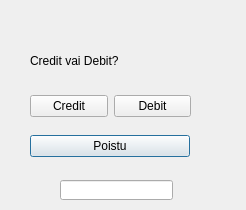
<?xml version="1.0" encoding="UTF-8"?>
<ui version="4.0">
 <class>DLLDebitOrCredit</class>
 <widget class="QDialog" name="DLLDebitOrCredit">
  <property name="geometry">
   <rect>
    <x>0</x>
    <y>0</y>
    <width>246</width>
    <height>210</height>
   </rect>
  </property>
  <property name="windowTitle">
   <string>Dialog</string>
  </property>
  <widget class="QWidget" name="verticalLayoutWidget_2">
   <property name="geometry">
    <rect>
     <x>30</x>
     <y>131</y>
     <width>160</width>
     <height>31</height>
    </rect>
   </property>
   <layout class="QVBoxLayout" name="verticalLayout_3">
    <item>
     <widget class="QPushButton" name="poistu">
      <property name="text">
       <string>Poistu</string>
      </property>
     </widget>
    </item>
   </layout>
  </widget>
  <widget class="QWidget" name="horizontalLayoutWidget">
   <property name="geometry">
    <rect>
     <x>30</x>
     <y>81</y>
     <width>161</width>
     <height>51</height>
    </rect>
   </property>
   <layout class="QHBoxLayout" name="horizontalLayout">
    <item>
     <widget class="QPushButton" name="credit">
      <property name="text">
       <string>Credit</string>
      </property>
     </widget>
    </item>
    <item>
     <widget class="QPushButton" name="debit">
      <property name="text">
       <string>Debit</string>
      </property>
     </widget>
    </item>
   </layout>
  </widget>
  <widget class="QWidget" name="verticalLayoutWidget">
   <property name="geometry">
    <rect>
     <x>30</x>
     <y>40</y>
     <width>161</width>
     <height>41</height>
    </rect>
   </property>
   <layout class="QVBoxLayout" name="verticalLayout_2">
    <item>
     <widget class="QLabel" name="label">
      <property name="text">
       <string>Credit vai Debit?</string>
      </property>
     </widget>
    </item>
   </layout>
  </widget>
  <widget class="QLineEdit" name="lineEdit">
   <property name="geometry">
    <rect>
     <x>60</x>
     <y>180</y>
     <width>113</width>
     <height>20</height>
    </rect>
   </property>
   <property name="echoMode">
    <enum>QLineEdit::Password</enum>
   </property>
  </widget>
 </widget>
 <resources/>
 <connections/>
</ui>
